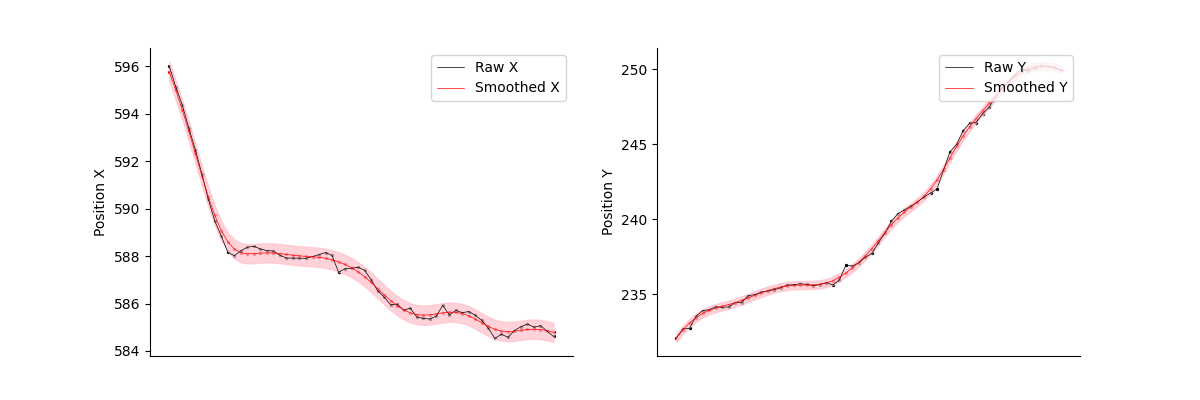

This chart was generated by the following Python code:
import cv2
import matplotlib.pyplot as plt


import numpy as np
import pandas as pd
from pathlib import Path

import sys
from pathlib import Path

aeon_mecha_dir = Path(__file__).resolve().parent.parent
sys.path.insert(0, str(aeon_mecha_dir))

import aeon
import aeon.io.api as api
from aeon.schema.dataset import exp02
from aeon.analysis.utils import visits

import Functions.kinematics as kinematics
import Functions.inference as inference 

root = [Path("/ceph/aeon/aeon/data/raw/AEON2/experiment0.2")]

subject_events = api.load(root, exp02.ExperimentalMetadata.SubjectState)
sessions = visits(subject_events[subject_events.id.str.startswith("BAA-")])
short_sessions = sessions.iloc[[4,16,17,20,23,24,25,26,28,29,30,31]]
long_sessions = sessions.iloc[[8, 10, 11, 14]]

start_, end_ = 10*60*50, 11*60*50

def GetRawData():
    start, end = pd.Timestamp('2022-03-15 12:40:36.282139778'), pd.Timestamp('2022-03-15 15:56:55.801119804')
    mouse_pos = api.load(root, exp02.CameraTop.Position, start=start, end=end)
    mouse_pos = kinematics.ProcessRawData(mouse_pos, root, start, end, fix_nan=False, fix_nest=False)
    
    obs = np.transpose(mouse_pos[["x", "y"]].to_numpy())[:, start_:end_]
    np.save('../Data/MouseKinematicParameters/ShortSession0Raw.npy', obs)
    
    return obs

def main():
    # Display short session 0 as an example
    try:
        obs = np.load('../Data/MouseKinematicParameters/ShortSession0Raw.npy', allow_pickle=True)
    except FileNotFoundError:
        obs = GetRawData()
    

    start, end = 2200, 2260
    
    x, y = obs[0][start:end], obs[1][start:end]
        
    smoothRes = np.load('../Data/ProcessedMouseKinematics/ShortSession0smoothRes.npz')
    smooth_x = smoothRes['xnN'][0][0][start_:end_][start:end]
    smooth_y = smoothRes['xnN'][3][0][start_:end_][start:end]
    smooth_x_var = smoothRes['VnN'][0][0][start_:end_][start:end]
    smooth_y_var = smoothRes['VnN'][3][3][start_:end_][start:end]

    time = np.arange(0, len(x), 1)
        
    fig, axs = plt.subplots(1,2, figsize = (12,4))
    axs[0].plot(time, x, color = 'black', linewidth = 0.5, label = 'Raw X')
    axs[0].scatter(time, x, color = 'black', s = 2)
    axs[0].plot(time, smooth_x, color = 'red', linewidth = 0.5, label = 'Smoothed X')
    axs[0].scatter(time, smooth_x, color = 'red', s = 2)
    axs[0].fill_between(time, smooth_x - 1.65*(smooth_x_var**0.5), smooth_x + 1.65*(smooth_x_var**0.5), color = 'pink', alpha = 0.7)
    axs[0].legend(loc = 'upper right')

    axs[1].plot(time, y, color = 'black', linewidth = 0.5, label = 'Raw Y')
    axs[1].scatter(time, y, color = 'black', s = 2)
    axs[1].plot(time, smooth_y, color = 'red', linewidth = 0.5, label = 'Smoothed Y')
    axs[1].scatter(time, smooth_y, color = 'red', s=2)
    axs[1].fill_between(time, smooth_y - 1.65*(smooth_y_var**0.5), smooth_y + 1.65*(smooth_y_var**0.5), color = 'pink', alpha = 0.7)
    axs[1].legend(loc = 'upper right')

    axs[0].set_ylabel('Position X')
    axs[0].set_yticks([584, 586, 588, 590, 592, 594, 596])
    axs[1].set_ylabel('Position Y')
    axs[1].set_yticks([230, 235, 240, 245, 250])
        
    axs[0].set_xticks([])
    axs[1].set_xticks([])

    axs[0].spines['top'].set_visible(False)
    axs[0].spines['right'].set_visible(False)
    axs[1].spines['top'].set_visible(False)
    axs[1].spines['right'].set_visible(False)
        
    plt.autoscale()
    plt.savefig('../Figures/LDS.png')
    plt.show()

if __name__ == "__main__":
        main()